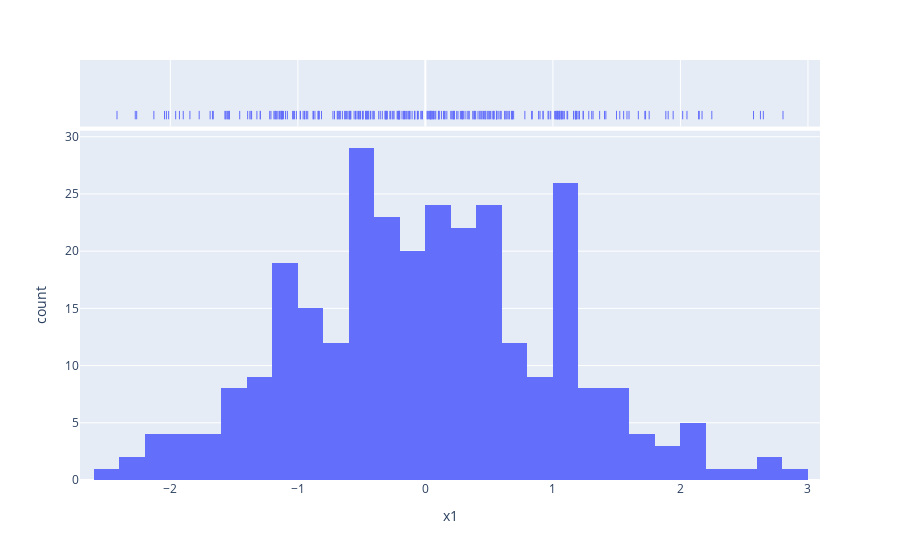

Notebook code cell kept with this figure:
### Markdown cell above
# histgram

### Code cell
px.histogram(x, x="x1", marginal="rug", nbins=30)

### Figure 1 — Plotly figure (JSON) as saved in the notebook; plotly's stock layout.template omitted (floating-point values rounded to 4 significant figures; data arrays with more than 128 entries replaced by an {"elided": "..."} marker saying what was removed)
{"data": [{"alignmentgroup": "True", "bingroup": "x", "hoverlabel": {"namelength": 0}, "hovertemplate": "x1=%{x}<br>count=%{y}", "legendgroup": "", "marker": {"color": "#636efa"}, "name": "", "nbinsx": 30, "offsetgroup": "", "orientation": "v", "showlegend": false, "type": "histogram", "x": {"elided": "300 float values"}, "xaxis": "x", "yaxis": "y"}, {"alignmentgroup": "True", "boxpoints": "all", "fillcolor": "rgba(255,255,255,0)", "hoverlabel": {"namelength": 0}, "hoveron": "points", "hovertemplate": "x1=%{x}", "jitter": 0, "legendgroup": "", "line": {"color": "rgba(255,255,255,0)"}, "marker": {"color": "#636efa", "symbol": "line-ns-open"}, "name": "", "offsetgroup": "", "showlegend": false, "type": "box", "x": {"elided": "300 float values"}, "xaxis": "x2", "yaxis": "y2"}], "layout": {"barmode": "relative", "legend": {"tracegroupgap": 0}, "margin": {"t": 60}, "xaxis": {"anchor": "y", "domain": [0, 1], "title": {"text": "x1"}}, "xaxis2": {"anchor": "y2", "domain": [0, 1], "matches": "x", "showgrid": true, "showticklabels": false}, "yaxis": {"anchor": "x", "domain": [0, 0.8316], "title": {"text": "count"}}, "yaxis2": {"anchor": "x2", "domain": [0.8416, 1], "matches": "y2", "showgrid": false, "showline": false, "showticklabels": false, "ticks": ""}}}
